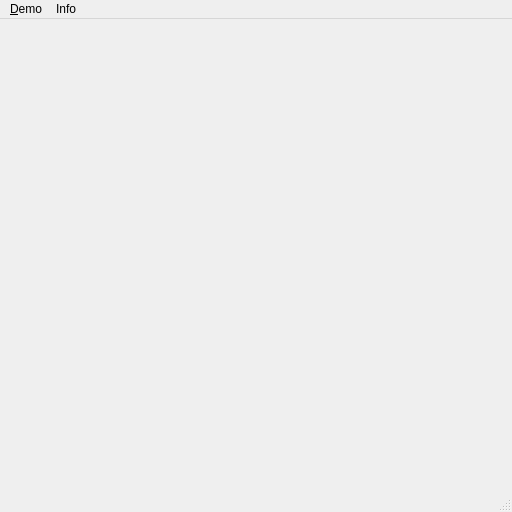
<?xml version="1.0" encoding="UTF-8"?>
<ui version="4.0">
 <class>MainWindow</class>
 <widget class="QMainWindow" name="MainWindow">
  <property name="geometry">
   <rect>
    <x>0</x>
    <y>0</y>
    <width>512</width>
    <height>512</height>
   </rect>
  </property>
  <property name="sizePolicy">
   <sizepolicy hsizetype="Expanding" vsizetype="Expanding">
    <horstretch>0</horstretch>
    <verstretch>0</verstretch>
   </sizepolicy>
  </property>
  <property name="windowTitle">
   <string>Hello OpenGL ...</string>
  </property>
  <widget class="QMenuBar" name="menuBar">
   <property name="geometry">
    <rect>
     <x>0</x>
     <y>0</y>
     <width>512</width>
     <height>22</height>
    </rect>
   </property>
   <widget class="QMenu" name="menuInfo">
    <property name="title">
     <string>Info</string>
    </property>
    <addaction name="action_Version_OpenGL"/>
   </widget>
   <widget class="QMenu" name="menu_Demo">
    <property name="title">
     <string>&amp;Demo</string>
    </property>
    <addaction name="actionHello_clear"/>
    <addaction name="actionHello_MyApp"/>
    <addaction name="actionHello_BezierCurve"/>
    <addaction name="actionHello_BezierSurface"/>
    <addaction name="actionHello_SphereMaterial"/>
   </widget>
   <addaction name="menu_Demo"/>
   <addaction name="menuInfo"/>
  </widget>
  <widget class="QStatusBar" name="statusBar"/>
  <action name="action_Version_OpenGL">
   <property name="text">
    <string>&amp;Version OpenGL</string>
   </property>
  </action>
  <action name="actionHello_clear">
   <property name="text">
    <string>Hello clear ...</string>
   </property>
  </action>
  <action name="actionHello_MyApp">
   <property name="text">
    <string>Hello MyApp ...</string>
   </property>
  </action>
  <action name="actionHello_BezierCurve">
   <property name="text">
    <string>Hello BezierCurve ...</string>
   </property>
  </action>
  <action name="actionHello_BezierSurface">
   <property name="text">
    <string>Hello BezierSurface ...</string>
   </property>
  </action>
  <action name="actionHello_SphereMaterial">
   <property name="text">
    <string>Hello SphereMaterial ...</string>
   </property>
  </action>
 </widget>
 <resources/>
 <connections/>
</ui>
